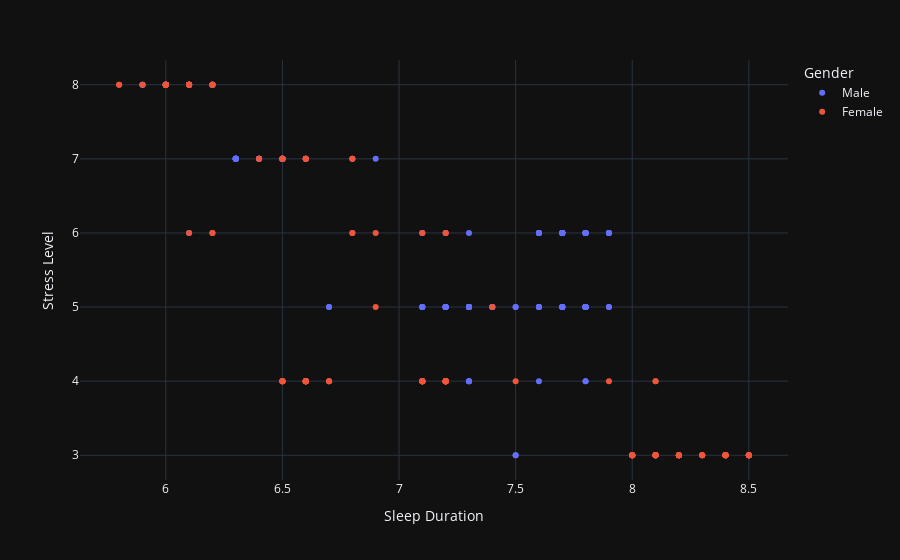

Notebook source saved alongside this figure:
### Code cell
import plotly.express as px
import pandas as pd

# Create a scatter plot of sleep duration vs. stress level
fig = px.scatter(df, x="Sleep Duration", y="Stress Level", color="Gender")
fig.show()

### Figure 1 — Plotly figure (JSON) as saved in the notebook; plotly's stock layout.template omitted (floating-point values rounded to 4 significant figures; data arrays with more than 128 entries replaced by an {"elided": "..."} marker saying what was removed)
{"data": [{"hovertemplate": "Gender=Male<br>Sleep Duration=%{x}<br>Stress Level=%{y}<extra></extra>", "legendgroup": "Male", "marker": {"color": "#636efa", "symbol": "circle"}, "mode": "markers", "name": "Male", "orientation": "v", "showlegend": true, "x": {"elided": "189 float values"}, "xaxis": "x", "y": {"elided": "189 int values"}, "yaxis": "y", "type": "scatter"}, {"hovertemplate": "Gender=Female<br>Sleep Duration=%{x}<br>Stress Level=%{y}<extra></extra>", "legendgroup": "Female", "marker": {"color": "#EF553B", "symbol": "circle"}, "mode": "markers", "name": "Female", "orientation": "v", "showlegend": true, "x": {"elided": "185 float values"}, "xaxis": "x", "y": {"elided": "185 int values"}, "yaxis": "y", "type": "scatter"}], "layout": {"xaxis": {"anchor": "y", "domain": [0.0, 1.0], "title": {"text": "Sleep Duration"}}, "yaxis": {"anchor": "x", "domain": [0.0, 1.0], "title": {"text": "Stress Level"}}, "legend": {"title": {"text": "Gender"}, "tracegroupgap": 0}, "margin": {"t": 60}}}
